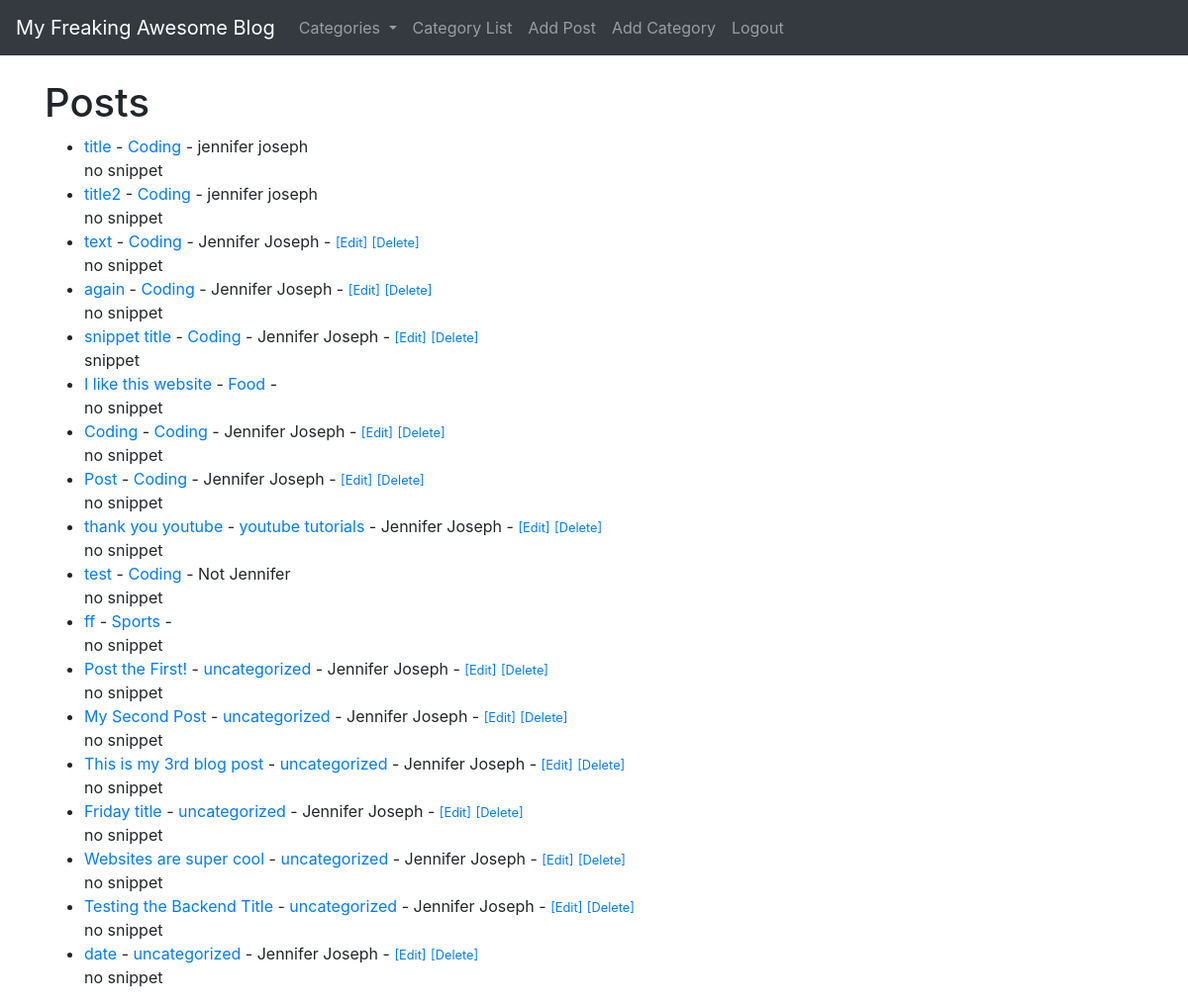
The app's page / (signed in) with its own data.
### tutorialblog/models.py (models this page shows, shortened)
class Post(models.Model):
    title = models.CharField(max_length = 255)
    title_tag = models.CharField(max_length = 255)#, default = "My Freaking Awesome Blog")
    author = models.ForeignKey(User, on_delete = models.CASCADE) # deletes blog post from a user that has been deleted
    category = models.CharField(max_length = 255, default = 'uncategorized')
    body = RichTextField(blank = True, null = True) # always migrate when you change models
    post_date = models.DateField(auto_now_add=True) # will happen automatically when new blog posts are created
    snippet = models.CharField(max_length = 255)
    likes = models.ManyToManyField(User, related_name = 'blog_post')

### tutorialblog/views.py (the view)
# urls.py: path('', HomeView.as_view(), name = "home"), # home page
class HomeView(ListView): # normally we pass in the request
    model = Post    # note the difference here too of using Post not User
    template_name = 'home.html'
    ordering = ['-post_date']
    def get_context_data(self, *args, **kwargs):
        cat_menu = Category.objects.all() # this grabs out everything in our cateogy model, namely the names and then assign it to the var
        context = super(HomeView, self).get_context_data(*args, **kwargs)
        context["cat_menu"] = cat_menu
        return context  # so now we can access "cat_menu" from our home page

### tutorialblog/models.py (called while the page is built)
    def __str__(self):
        return self.name #lets us see category name on the admin back end

### tutorialblog/templates/home.html (shortened to what this page needs)
{% extends 'base.html' %}
{% block content %}
<h1>Posts</h1>
<ul>
{% for post in object_list %}
    <li> <a href = "{% url 'article-detail' post.pk %}"> {{post.title}}</a>  - <a href= "{% url 'category' post.category %}" > {{post.category}} </a> - {{post.author.first_name}} {{post.author.last_name}}
        {% if user.is_authenticated %}
            {% if user.id == post.author.id %}
             - <a href = "{% url 'update-post' post.pk %}"><small>[Edit]</small></a> <a href = "{% url 'delete-post' post.pk %}"><small>[Delete]</small></a>
            {% endif %}
        {% endif %}<br>
    {{ post.snippet }}
     </li>
{% endfor %}
</ul>
{% endblock %}

### records on screen
Post: title "title", category "Coding", author.first_name "jennifer", author.last_name "joseph", snippet "no snippet"
Post: title "title2", category "Coding", author.first_name "jennifer", author.last_name "joseph", snippet "no snippet"
Post: title "text", category "Coding", author.first_name "Jennifer", author.last_name "Joseph", shows "[Edit]", snippet "no snippet"
Post: title "again", category "Coding", author.first_name "Jennifer", author.last_name "Joseph", shows "[Edit]", snippet "no snippet"
Post: title "snippet title", category "Coding", author.first_name "Jennifer", author.last_name "Joseph", shows "[Edit]", snippet "snippet"
Post: title "I like this website", category "Food", snippet "no snippet"
Post: title "Coding", category "Coding", author.first_name "Jennifer", author.last_name "Joseph", shows "[Edit]", snippet "no snippet"
Post: title "Post", category "Coding", author.first_name "Jennifer", author.last_name "Joseph", shows "[Edit]", snippet "no snippet"
Post: title "thank you youtube", category "youtube tutorials", author.first_name "Jennifer", author.last_name "Joseph", shows "[Edit]", snippet "no snippet"
Post: title "test", category "Coding", author.first_name "Not", author.last_name "Jennifer", snippet "no snippet"
Post: title "ff", category "Sports", snippet "no snippet"
Post: title "Post the First!", category "uncategorized", author.first_name "Jennifer", author.last_name "Joseph", shows "[Edit]", snippet "no snippet"
Post: title "My Second Post", category "uncategorized", author.first_name "Jennifer", author.last_name "Joseph", shows "[Edit]", snippet "no snippet"
Post: title "This is my 3rd blog post", category "uncategorized", author.first_name "Jennifer", author.last_name "Joseph", shows "[Edit]", snippet "no snippet"
Post: title "Friday title", category "uncategorized", author.first_name "Jennifer", author.last_name "Joseph", shows "[Edit]", snippet "no snippet"
Post: title "Websites are super cool", category "uncategorized", author.first_name "Jennifer", author.last_name "Joseph", shows "[Edit]", snippet "no snippet"
Post: title "Testing the Backend Title", category "uncategorized", author.first_name "Jennifer", author.last_name "Joseph", shows "[Edit]", snippet "no snippet"
Post: title "date", category "uncategorized", author.first_name "Jennifer", author.last_name "Joseph", shows "[Edit]", snippet "no snippet"
